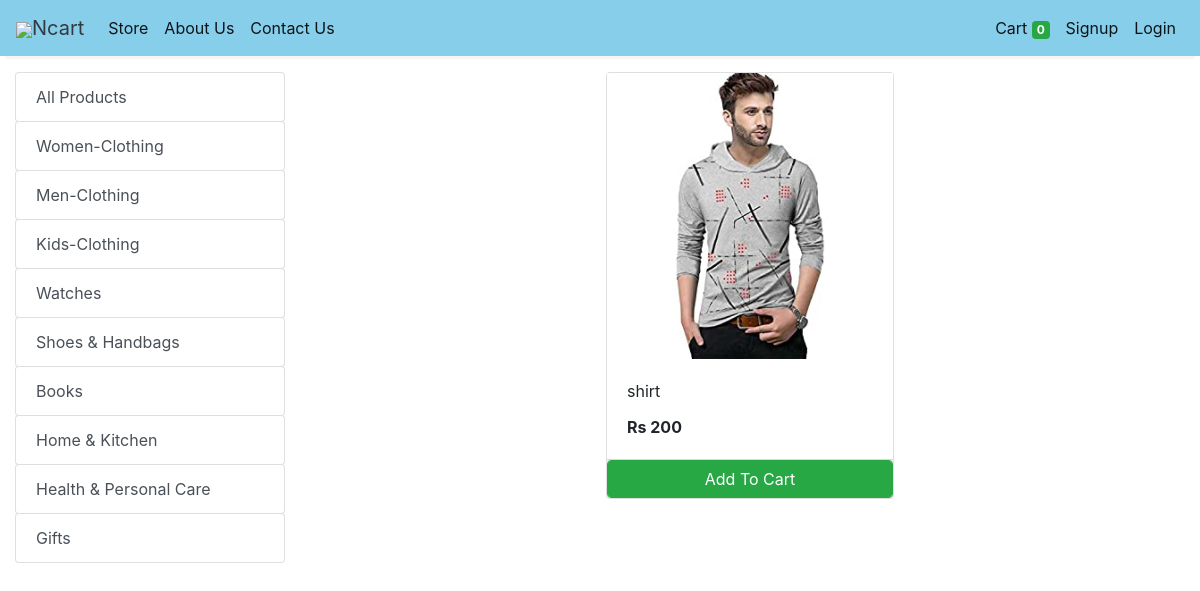
The app's page /store?category=2 with its own data.
### store/models/category.py (models this page shows, shortened)
class Category(models.Model):
    name = models.CharField(max_length=50)
    @staticmethod
    def get_all_categories():
        print("inside get_all_categories() of Category class")
        return Category.objects.all()

### store/models/product.py (models this page shows, shortened)
class Products(models.Model):
    name = models.CharField(max_length=60)
    price = models.IntegerField(default=0)
    category = models.ForeignKey(Category, on_delete=models.CASCADE, default=1)
    description = models.CharField(max_length=250, default='', blank=True, null=True)
    image = models.ImageField(upload_to='products/')
    @staticmethod
    def get_all_products_by_category_id(category_id):
        if category_id:
            return Products.objects.filter(category=category_id)
        else:
            return Products.get_all_products();

### store/views/home.py (the view)
# urls.py: path('', include('store.urls')),
def store(request):
    cart = request.session.get('cart')
    out_of_stock = request.session.get('out_of_stock')
    if not cart:
        request.session['cart'] = {}
        request.session['out_of_stock'] = {}
    categories = Category.get_all_categories()
    category_id = request.GET.get('category')
    if category_id:
        products = Products.get_all_products_by_category_id(category_id)
    else:
        products = Products.get_all_products()
    data = {'products': products, 'categories': categories}
    print('You are logged in with email : ', request.session.get('email'))
    return render(request, 'html/index.html', data)

### store/templatetags/cart.py (called while the page is built)
@register.filter(name='is_in_cart')
def is_in_cart(product, cart):
    keys = cart.keys()
    for id in keys:
        if int(id) == product.id:
            return True
    return False;

### store/templatetags/custom_filter.py (called while the page is built)
@register.filter(name='currency')
def currency(number):
    return "Rs "+str(number)

### store/templates/html/index.html (shortened to what this page needs)
{% extends 'html/base.html' %}
{% block content %}
{% load cart %}
{% load custom_filter %}
<div class="container-fluid mt-3">
	<div class="row">
		<div class="col-lg-3 mx-auto">
			<div class="list-group">
				<a href="/" class="list-group-item list-group-item-action btn btn-outline-success">All Products</a>
				{% for category in categories %}
				<a href="/?category={{category.id}}"
					class="list-group-item list-group-item-action btn btn-outline-success ">{{category.name}}</a>
				{% endfor %}
			</div>
		</div>
		<div id='products' class="col-lg-9 mx-auto">
			<div class="row mx-auto">
				{% for product in products %}
				<div class="card mx-auto mb-3" id={{product.id}} style="width: 18rem;">
					<img class="card-img-bottom" src="{{product.image.url}}" alt="Card image cap">
					<div class="card-body">
						<p class="card-title">{{product.name}}</p>
						<p class="card-text"><b>{{product.price|currency}}</b></p>
					</div>
					<div class="card-footer p-0 no-gutters">
						{% if product|is_in_cart:request.session.cart %}
						<div class="row no-gutters">
							<form action="/#{{product.id}}" class="col-2 " method="post">
								{% csrf_token %}
								<input hidden type="text" name='product' value='{{product.id}}'>
								<input hidden type="text" name='remove' value='True'>
								<input type="submit" value=" - " class="btn btn-block btn-success border-right">
							</form>
								{%if product|is_out_stock_flag:request.session.out_of_stock%}
									<div class="text-center col btn btn-danger">Out of Stock </div>
								{% else %}
									<div class="text-center col btn btn-success">{{product|cart_quantity:request.session.cart}} in Cart</div>
									<form action="/#{{product.id}}" class="col-2 " method="post">
										{% csrf_token %}
										<input hidden type="text" name='product' value='{{product.id}}'>
										<input type="submit" value=" + " class="btn btn-block btn-success border-left">
									</form>
								{% endif %}
						</div>
						{% else %}
						<form action="/#{{product.id}}" method="POST" class="btn-block">
							<input type="submit" class="float-right btn btn-success form-control"
								value="Add To Cart">
						</form>
						{% endif %}
					</div>
				</div>
				{% endfor %}
			</div>
		</div>
	</div>
</div>
{% endblock %}

### records on screen
Category: name "Women-Clothing"
Category: name "Men-Clothing"
Category: name "Kids-Clothing"
Category: name "Watches"
Category: name "Shoes & Handbags"
Category: name "Books"
Category: name "Home & Kitchen"
Category: name "Health & Personal Care"
Category: name "Gifts"
Products: image (picture), name "shirt", price "Rs 200"

### other values on screen
{{ request.session.cart.keys|length }} "0"
